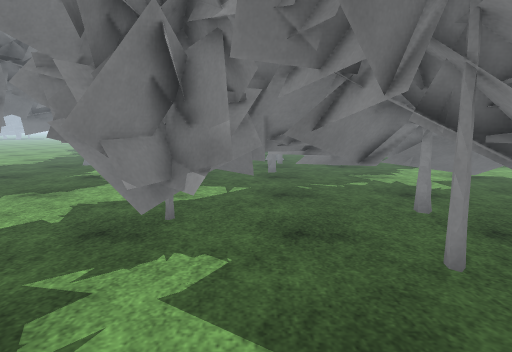
view 1 (above)

24 first-person views from a walk through a 3-D level made in the Unity game engine. The camera is 1.3 m above the floor, tilts 8° down and sees 75° across. The floor is counted in squares, 0.5 m on a side. Each view is taken from the middle of a square. On the plan, view 1 faces up. The plan holds only what a view shows up to about 20 squares ahead; the rest is blank. The place goes on beyond the plan. Surface patterns are stand-ins for the level's own textures.

view 2
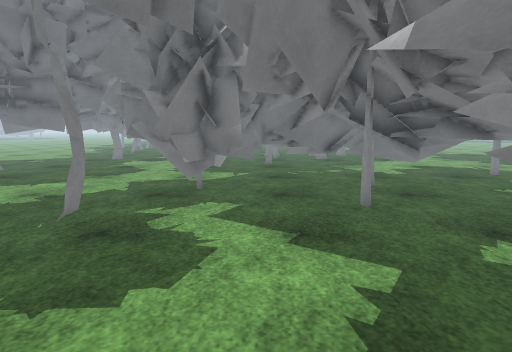

view 3
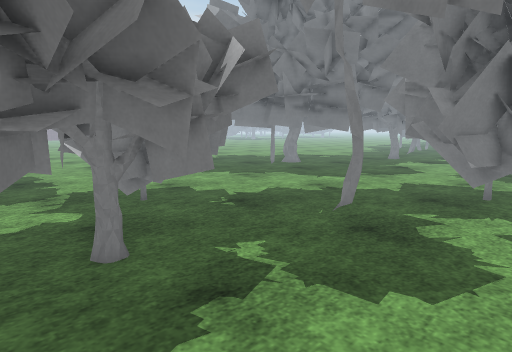

view 4
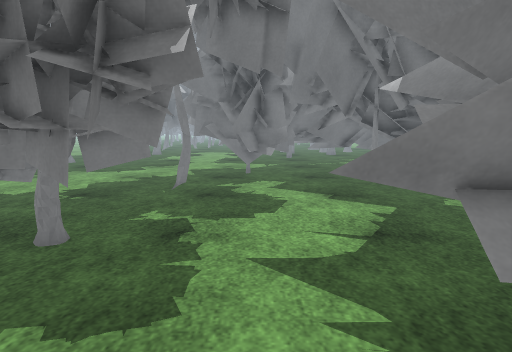

view 5
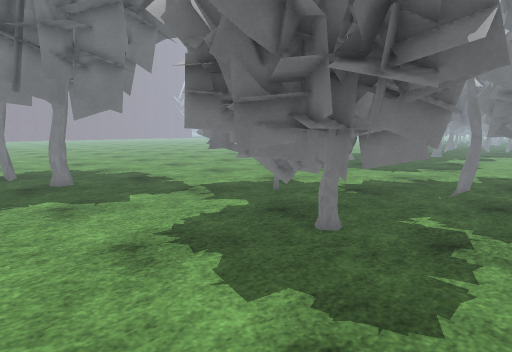

view 6
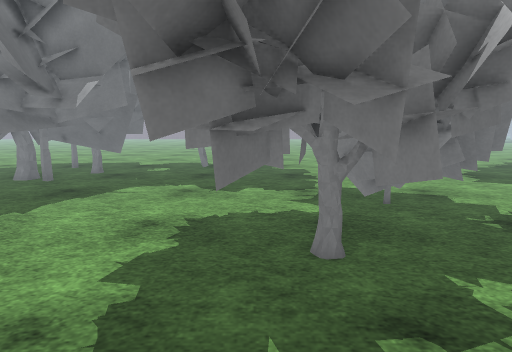

view 7
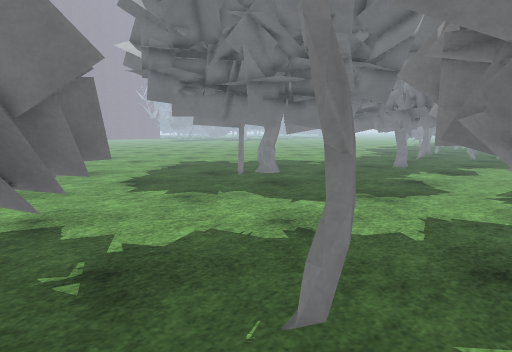

view 8
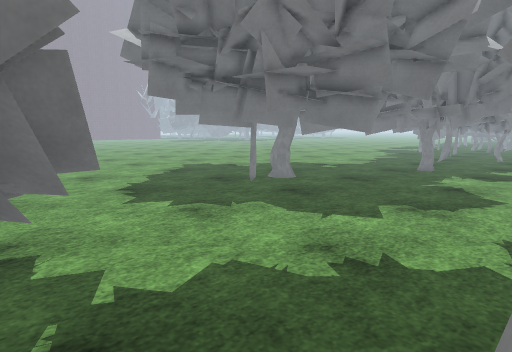

view 9
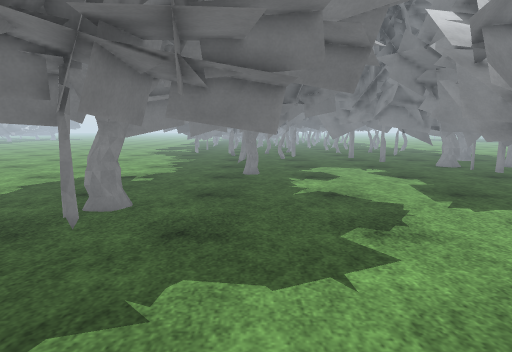

view 10
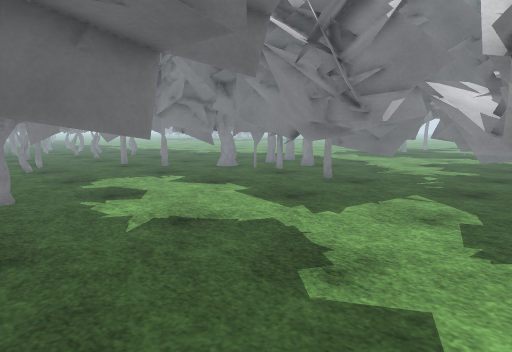

view 11
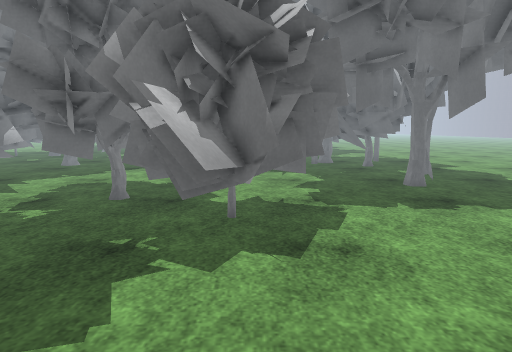

view 12
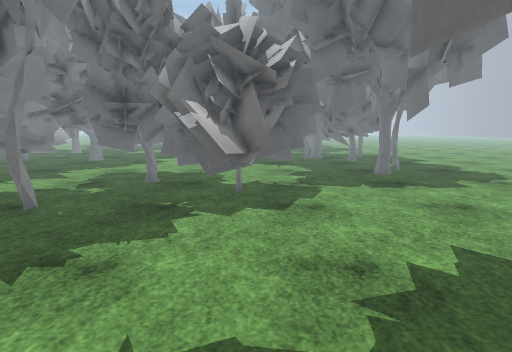

view 13
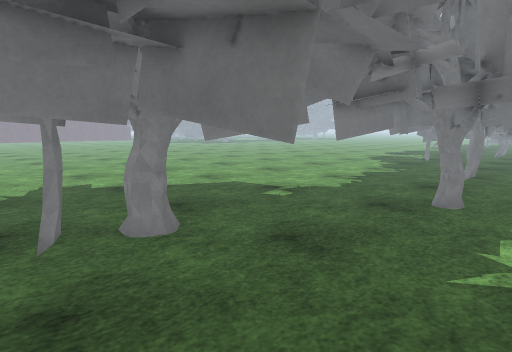

view 14
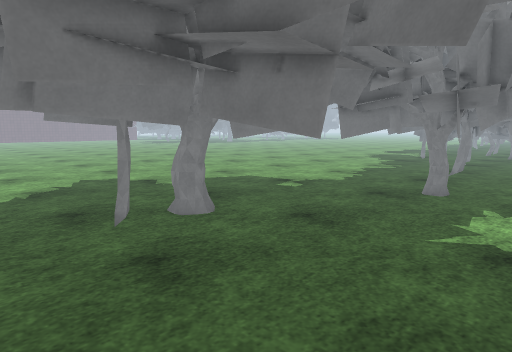

view 15
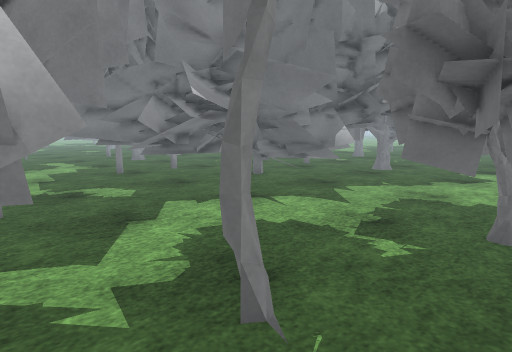

view 16
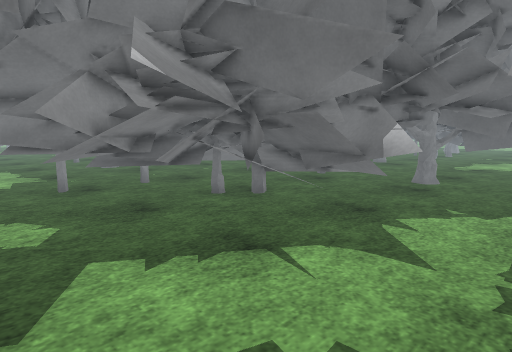

view 17
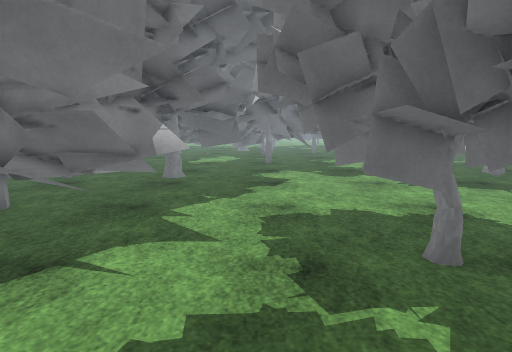

view 18
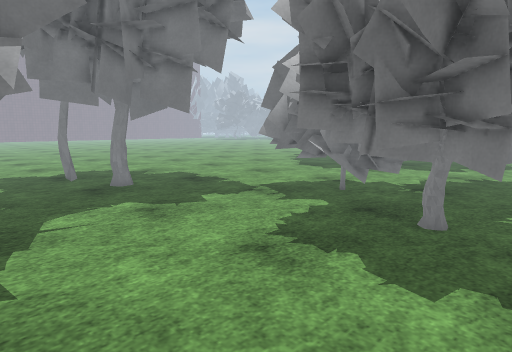

view 19
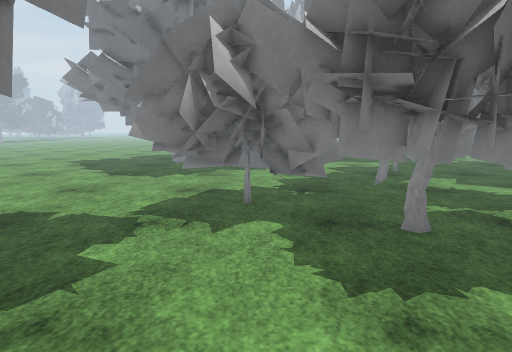

view 20
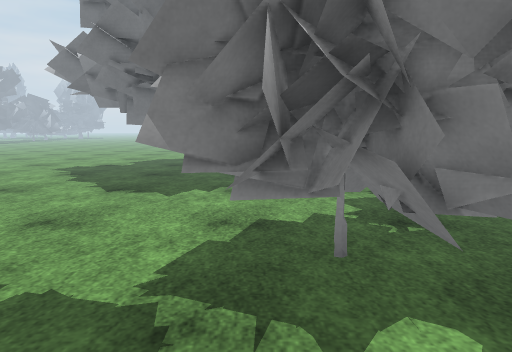

view 21
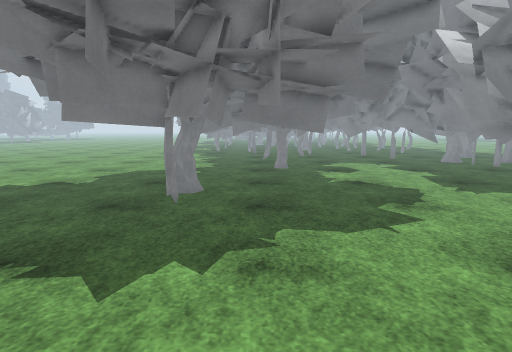

view 22
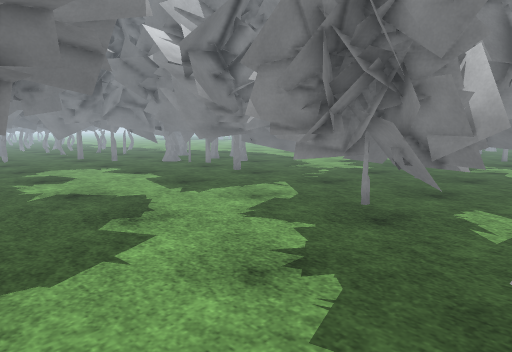

view 23
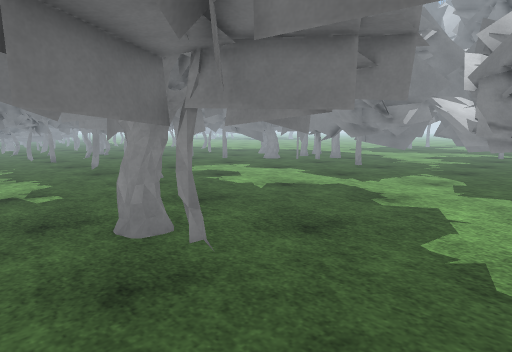

view 24
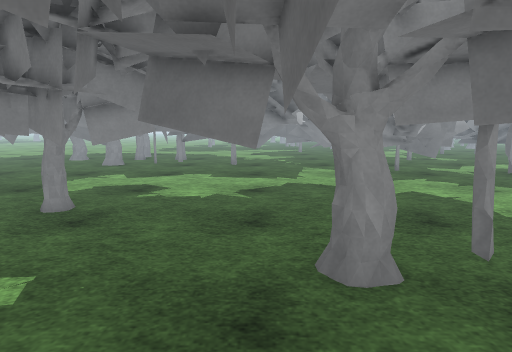

### Floor plan
Key: @ floor where view 1 was taken; # wall or solid block; . floor; O other object.
Columns run from 23 left of view 1 to 7 right of it. Each row starts with its distance up from view 1.
 26 ......  OOOO. .......OO
 25 ...... OOOOOOOO.......O
 24 ........OOOOO.O......OO OO
 23 ........OOOOO....... O   O
 22 ......OOOOOOO.......OOO
 21 .......OOO.O ........OO
 20 .......OOOO.........OOO OOO
 19 ......OO.O..........OOOOOOOO
 18 ...OOOO............OOOOOOOOO
 17 ...O.OO..............OOOOOOO O.
 16 .....OOO...........OOOOOOO# OOO
 15 ......OOOOOOO........O.OOO OO O
 14 ....OOOOO...............OOOO
 13 ...OOOOOOO...........OOOOOO O O
 12 .....OOOOOO........ OOOOOOO OOO
 11 ....OO.OOOO......OOOO    OOOOOO
 10 ....O............OOOOOOO OOOOO
  9 .................#OOOOOOOOOO
  8 ..................OOOOOOOOOO
  7 ...................#OOOOOOOOOOO
  6 ....................OOO..OOOOOO
  5 .........................O.OOOO
  4 ............OO....O.........OOO
  3  .........OOOOO...........OOOO
  2   ........OOOO#............ O.
  1  ........OOOOOO#OOO........O OO
  0 .........OOOOOO#OO.....@..OOOOO
 -1 ........OOOOOOOOOOO.......OOOOO
 -2 ..........OOO#OOOOOO......OOOOO
 -3 .............OOOOOOO.... #OOOOO
 -4 ...O...O.....OOOOOOOO...OOOOOOO
 -5 ...OO.........OOOOOO ...OOOOOOO
 -6 ...#O...........O..O..OOOOOOOOO
 -7 ..O....................OOOOOO O
 -8 ........................OO
 -9 .......................OO
-10 ......O.O.............OOOO
-11   OOOOO.O.OO.........OOOOO
-12    OOOO.O.O......... OOOO

Where each view was taken, in squares from view 1:
view 1: 0 up, 0 right, facing up
view 2: 5 down, 0 right, facing up
view 3: 5 down, 0 right, facing up-left
view 4: 10 down, 2 left, facing up
view 5: 10 down, 2 left, facing up-left
view 6: 4 down, 0 right, facing left
view 7: 1 up, 3 left, facing up-left
view 8: 2 up, 5 left, facing up-left
view 9: 5 up, 12 left, facing up
view 10: 10 up, 14 left, facing up-right
view 11: 10 up, 12 left, facing down
view 12: 14 up, 12 left, facing down
view 13: 12 up, 9 left, facing up-left
view 14: 10 up, 8 left, facing up-left
view 15: 7 up, 8 left, facing down-right
view 16: 3 up, 4 left, facing down-right
view 17: 4 up, 3 left, facing down
view 18: 12 down, 4 left, facing up-left
view 19: 11 down, 11 left, facing up
view 20: 6 down, 13 left, facing up
view 21: 2 up, 14 left, facing up
view 22: 4 up, 13 left, facing up-right
view 23: 8 up, 21 left, facing up-right
view 24: 18 up, 23 left, facing right
